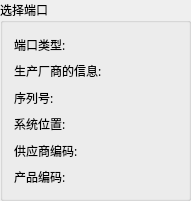
  <widget class="QGroupBox" name="selectBox">
   <property name="geometry">
    <rect>
     <x>300</x>
     <y>840</y>
     <width>191</width>
     <height>201</height>
    </rect>
   </property>
   <property name="font">
    <font>
     <family>微软雅黑</family>
     <pointsize>9</pointsize>
    </font>
   </property>
   <property name="title">
    <string>选择端口</string>
   </property>
   <layout class="QGridLayout" name="gridLayout">
    <item row="4" column="0">
     <widget class="QLabel" name="locationLabel">
      <property name="text">
       <string>系统位置:</string>
      </property>
     </widget>
    </item>
    <item row="1" column="0">
     <widget class="QLabel" name="descriptionLabel">
      <property name="text">
       <string>端口类型:</string>
      </property>
     </widget>
    </item>
    <item row="3" column="0">
     <widget class="QLabel" name="serialNumberLabel">
      <property name="text">
       <string>序列号:</string>
      </property>
     </widget>
    </item>
    <item row="2" column="0">
     <widget class="QLabel" name="manufacturerLabel">
      <property name="text">
       <string>生产厂商的信息:</string>
      </property>
     </widget>
    </item>
    <item row="5" column="0">
     <widget class="QLabel" name="vidLabel">
      <property name="text">
       <string>供应商编码:</string>
      </property>
     </widget>
    </item>
    <item row="6" column="0">
     <widget class="QLabel" name="pidLabel">
      <property name="text">
       <string>产品编码:</string>
      </property>
     </widget>
    </item>
   </layout>
  </widget>
